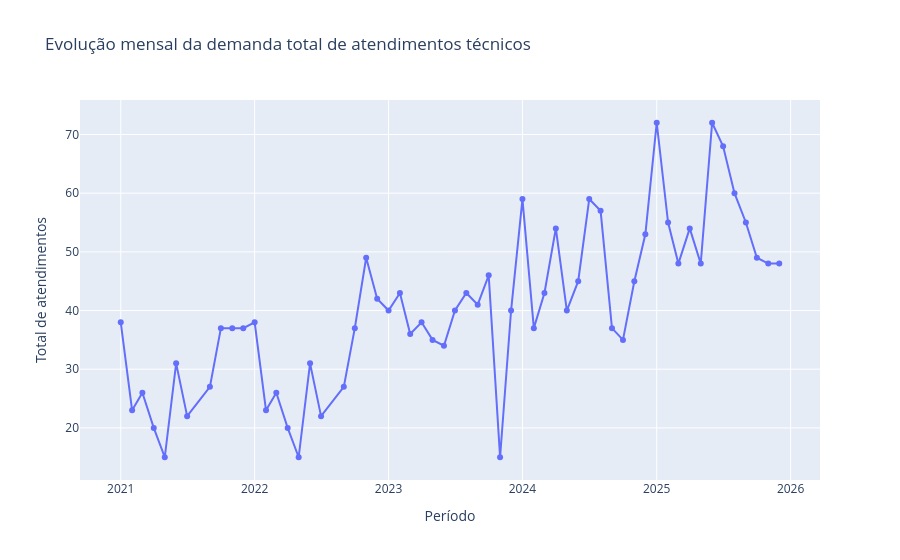

Source (notebook cell):
### Markdown cell above
### V2 — Linha única do total mensal

**Objetivo:** mostrar a evolução geral da demanda, somando todos os indicadores selecionados.

**Quando usar no Streamlit:** quando a Fundação quiser uma visão executiva rápida da sobrecarga total mês a mês.

### Code cell
df_total_mensal = (
    df_filtrado
    .groupby(["data", "ano", "mes", "mes_numero"], as_index=False)
    .agg(total_atendimentos=("valor", "sum"))
    .sort_values("data")
)

fig = px.line(
    df_total_mensal,
    x="data",
    y="total_atendimentos",
    markers=True,
    title="Evolução mensal da demanda total de atendimentos técnicos",
    labels={"data": "Período", "total_atendimentos": "Total de atendimentos"},
    hover_data={"ano": True, "mes": True, "data": "|%m/%Y"}
)

fig.update_traces(
    hovertemplate=(
        "<b>Mês:</b> %{customdata[1]}<br>" +
        "<b>Ano:</b> %{customdata[0]}<br>" +
        "<b>Total de atendimentos:</b> %{y}<extra></extra>"
    )
)

fig.show()

### Figure 1 — Plotly figure (JSON) as saved in the notebook; plotly's stock layout.template omitted (floating-point values rounded to 4 significant figures)
{"data": [{"customdata": [[2021, "JAN"], [2021, "FEV"], [2021, "MAR"], [2021, "ABR"], [2021, "MAI"], [2021, "JUN"], [2021, "JUL"], [2021, "SET"], [2021, "OUT"], [2021, "NOV"], [2021, "DEZ"], [2022, "JAN"], [2022, "FEV"], [2022, "MAR"], [2022, "ABR"], [2022, "MAI"], [2022, "JUN"], [2022, "JUL"], [2022, "SET"], [2022, "OUT"], [2022, "NOV"], [2022, "DEZ"], [2023, "JAN"], [2023, "FEV"], [2023, "MAR"], [2023, "ABR"], [2023, "MAI"], [2023, "JUN"], [2023, "JUL"], [2023, "AGO"], [2023, "SET"], [2023, "OUT"], [2023, "NOV"], [2023, "DEZ"], [2024, "JAN"], [2024, "FEV"], [2024, "MAR"], [2024, "ABR"], [2024, "MAI"], [2024, "JUN"], [2024, "JUL"], [2024, "AGO"], [2024, "SET"], [2024, "OUT"], [2024, "NOV"], [2024, "DEZ"], [2025, "JAN"], [2025, "FEV"], [2025, "MAR"], [2025, "ABR"], [2025, "MAI"], [2025, "JUN"], [2025, "JUL"], [2025, "AGO"], [2025, "SET"], [2025, "OUT"], [2025, "NOV"], [2025, "DEZ"]], "hovertemplate": "<b>Mês:</b> %{customdata[1]}<br><b>Ano:</b> %{customdata[0]}<br><b>Total de atendimentos:</b> %{y}<extra></extra>", "legendgroup": "", "line": {"color": "#636efa", "dash": "solid"}, "marker": {"symbol": "circle"}, "mode": "lines+markers", "name": "", "orientation": "v", "showlegend": false, "type": "scatter", "x": ["2021-01-01T00:00:00.000000", "2021-02-01T00:00:00.000000", "2021-03-01T00:00:00.000000", "2021-04-01T00:00:00.000000", "2021-05-01T00:00:00.000000", "2021-06-01T00:00:00.000000", "2021-07-01T00:00:00.000000", "2021-09-01T00:00:00.000000", "2021-10-01T00:00:00.000000", "2021-11-01T00:00:00.000000", "2021-12-01T00:00:00.000000", "2022-01-01T00:00:00.000000", "2022-02-01T00:00:00.000000", "2022-03-01T00:00:00.000000", "2022-04-01T00:00:00.000000", "2022-05-01T00:00:00.000000", "2022-06-01T00:00:00.000000", "2022-07-01T00:00:00.000000", "2022-09-01T00:00:00.000000", "2022-10-01T00:00:00.000000", "2022-11-01T00:00:00.000000", "2022-12-01T00:00:00.000000", "2023-01-01T00:00:00.000000", "2023-02-01T00:00:00.000000", "2023-03-01T00:00:00.000000", "2023-04-01T00:00:00.000000", "2023-05-01T00:00:00.000000", "2023-06-01T00:00:00.000000", "2023-07-01T00:00:00.000000", "2023-08-01T00:00:00.000000", "2023-09-01T00:00:00.000000", "2023-10-01T00:00:00.000000", "2023-11-01T00:00:00.000000", "2023-12-01T00:00:00.000000", "2024-01-01T00:00:00.000000", "2024-02-01T00:00:00.000000", "2024-03-01T00:00:00.000000", "2024-04-01T00:00:00.000000", "2024-05-01T00:00:00.000000", "2024-06-01T00:00:00.000000", "2024-07-01T00:00:00.000000", "2024-08-01T00:00:00.000000", "2024-09-01T00:00:00.000000", "2024-10-01T00:00:00.000000", "2024-11-01T00:00:00.000000", "2024-12-01T00:00:00.000000", "2025-01-01T00:00:00.000000", "2025-02-01T00:00:00.000000", "2025-03-01T00:00:00.000000", "2025-04-01T00:00:00.000000", "2025-05-01T00:00:00.000000", "2025-06-01T00:00:00.000000", "2025-07-01T00:00:00.000000", "2025-08-01T00:00:00.000000", "2025-09-01T00:00:00.000000", "2025-10-01T00:00:00.000000", "2025-11-01T00:00:00.000000", "2025-12-01T00:00:00.000000"], "xaxis": "x", "y": [38.0, 23.0, 26.0, 20.0, 15.0, 31.0, 22.0, 27.0, 37.0, 37.0, 37.0, 38.0, 23.0, 26.0, 20.0, 15.0, 31.0, 22.0, 27.0, 37.0, 49.0, 42.0, 40.0, 43.0, 36.0, 38.0, 35.0, 34.0, 40.0, 43.0, 41.0, 46.0, 15.0, 40.0, 59.0, 37.0, 43.0, 54.0, 40.0, 45.0, 59.0, 57.0, 37.0, 35.0, 45.0, 53.0, 72.0, 55.0, 48.0, 54.0, 48.0, 72.0, 68.0, 60.0, 55.0, 49.0, 48.0, 48.0], "yaxis": "y"}], "layout": {"legend": {"tracegroupgap": 0}, "title": {"text": "Evolução mensal da demanda total de atendimentos técnicos"}, "xaxis": {"anchor": "y", "domain": [0, 1], "title": {"text": "Período"}}, "yaxis": {"anchor": "x", "domain": [0, 1], "title": {"text": "Total de atendimentos"}}}}
